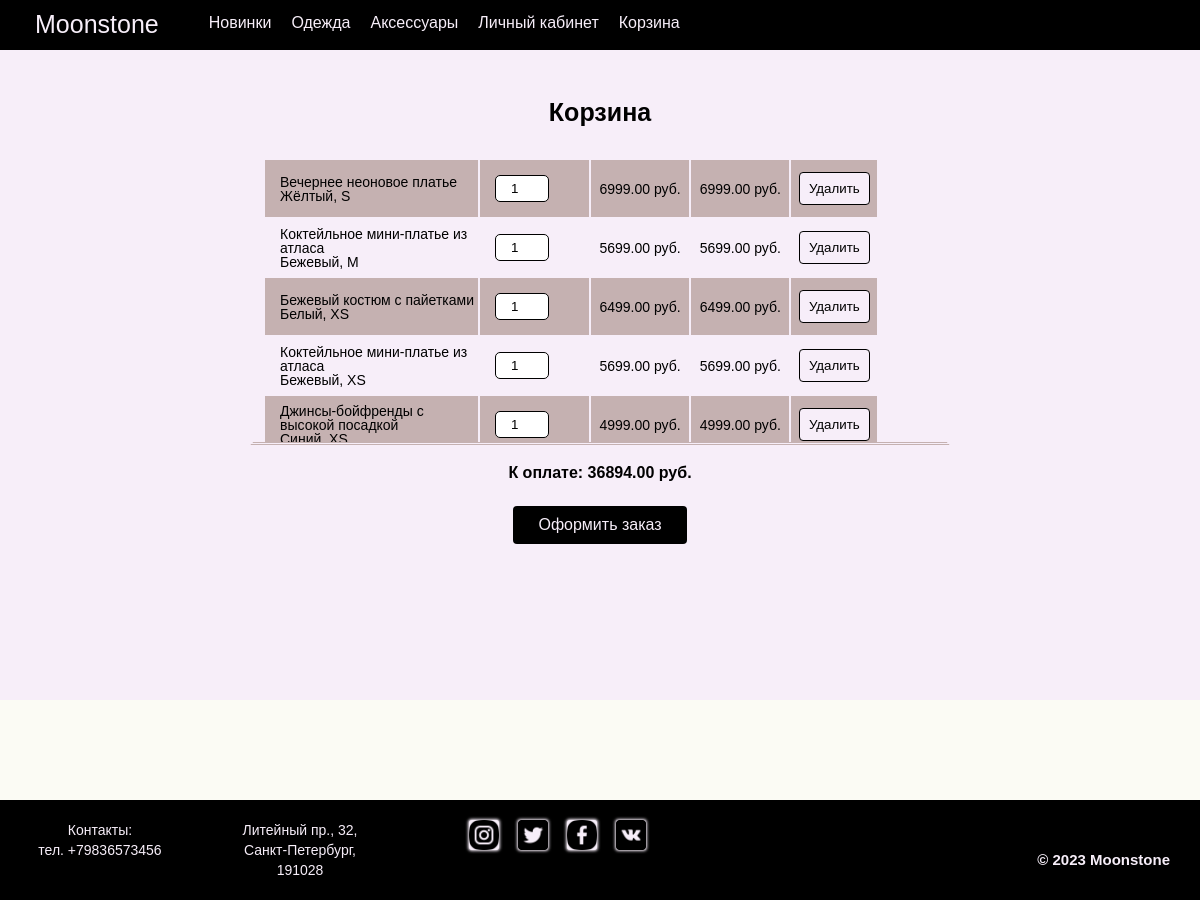
The app's page /cart/ (signed in), older data.
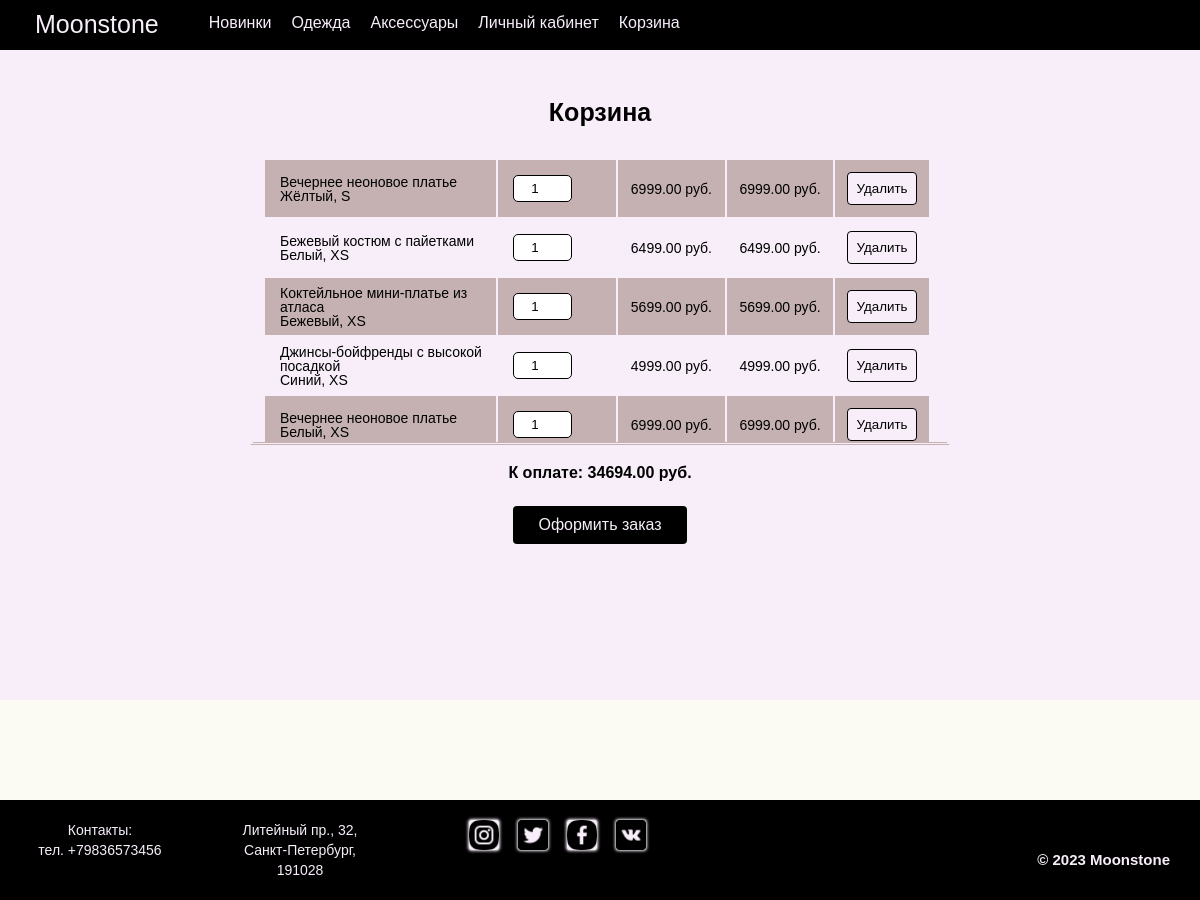
The same page, newer data.
### shop/models.py (models this page shows, shortened)
class Cart(models.Model):
    user = models.ForeignKey(User, on_delete=models.CASCADE)
    product = models.ForeignKey(Product, on_delete=models.CASCADE)
    quantity = models.IntegerField(default=1)
    created_at = models.DateTimeField(auto_now_add=True)
    color = models.CharField(max_length=50, default='Белый', null=True)
    size = models.CharField(max_length=20, default='One',null=True)
    def get_total_price(self):
        return self.product.price * self.quantity
    def get_cart_total(self):
        return sum(item.get_total_price() for item in Cart.objects.filter(user=self.user))

class Product(models.Model):
    CATEGORY_CHOICES = (
        ('clothing', 'Clothing'),
        ('accessories', 'Accessories'),
    )
    category = models.CharField(max_length=20, choices=CATEGORY_CHOICES,default='Clothing', null=True)
    name = models.CharField(max_length=255)
    description = models.TextField()
    price = models.DecimalField(max_digits=10, decimal_places=2)
    image = models.ImageField(upload_to='product_images', storage=fs)
    color = models.CharField(max_length=50, default='Белый', null=True)
    size = models.CharField(max_length=20, default='One',null=True)
    class Meta:
        ordering = ['-id']

### shop/views.py (the view, shortened to what this page needs)
# urls.py: path('cart/', views.cart_detail, name='cart_detail'),
@login_required
def cart_detail(request):
    cart = Cart.objects.filter(user=request.user).all()
    context = {
        'cart': cart,
    }
    return render(request, 'shop/cart_detail.html', context)

### templates/shop/cart_detail.html (shortened to what this page needs)
{% extends 'shop/base.html' %}
{% load static %}
{% block content %}
<div class="cart__body">
  <h1>Корзина</h1>
  {% if cart %}
  <table>
    <tbody>
      {% for item in cart %}
      <tr>
        <td>{{ item.product.name }} <br> {{ item.color }}, {{ item.size }}</td>
        <td>
          <form method="POST" action="{% url 'shop:cart_detail' %}" class="update-form">
            <input type="number" name="quantity" value="{{ item.quantity }}" min="1" max="10" step="1" class="quantity-input">
          </form>
        </td>
        <td class="price">{{ item.product.price }} руб.</td>
        <td class="total-price">{{ item.get_total_price }} руб.</td>
        <td>
          <form method="POST" action="{% url 'shop:cart_detail' %}">
            <button class="cart__delete" type="submit">Удалить</button>
          </form>
        </td>
      </tr>
      {% endfor %}
    </tbody>
  </table>
  <p class="cart__price">К оплате: {{ cart.0.get_cart_total }} руб.</p>
  <form class="cart__checkout" method="post" action="{% url 'shop:checkout' %}">
    <button class="cart__checkout__button">Оформить заказ</button>
  </form>
  {% else %}
  <div class="button__cart">
    <p>В вашей корзине нет покупок</p>
    <button class="button__cart__get"> <a href="{% url 'shop:product_list_2' %}" class="btn btn-primary">Перейти к покупкам</a></button>
  </div>
  {% endif %}
</div>
{% endblock %}

Row changes from the older to the newer data that the page shows:
removed Cart: product.name "Коктейльное мини-платье из атласа", color "Бежевый", size "M", quantity "1", product.price "5699.00", get_total_price "5699.00"
computed for Cart "Жёлтый": user+product+quantity "36894.00" → "34694.00"
now on this page (row unchanged): Cart: product.name "Вечернее неоновое платье", color "Белый", size "XS", quantity "1", product.price "6999.00", get_total_price "6999.00"
